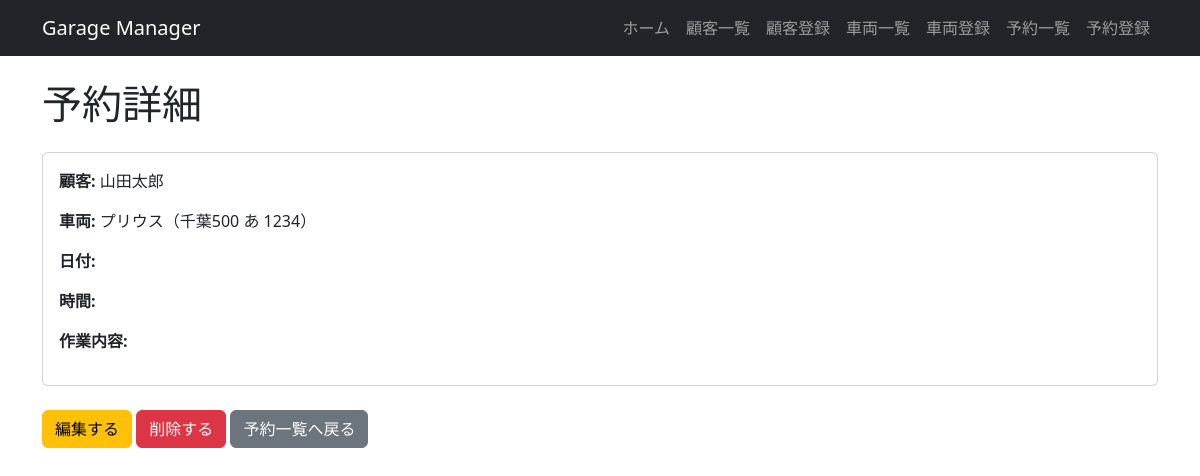
Page /reservations/1/ on the committed database.
### garage/models.py (models this page shows, shortened)
class Reservation(models.Model):
    class Status(models.TextChoices):
        PENDING = "pending", "保留"
        CONFIRMED = "confirmed", "予約確定"
        IN_PROGRESS = "in_progress", "作業中"
        COMPLETED = "completed", "完了"
        CANCELED = "canceled", "キャンセル"
    customer = models.ForeignKey(Customer, on_delete=models.CASCADE)
    vehicle = models.ForeignKey(Vehicle, on_delete=models.CASCADE)
    reserved_at = models.DateTimeField()
    menu = models.CharField(max_length=200, default="未設定")
    notes = models.TextField(blank=True)
    status = models.CharField(
        max_length=20,
        choices=Status.choices,
        default=Status.PENDING,
    )

class Customer(models.Model):
    name = models.CharField('顧客名', max_length=100)
    phone = models.CharField('電話番号', max_length=20)
    email = models.EmailField('メールアドレス', blank=True)
    address = models.CharField('住所', max_length=255, blank=True)
    note = models.TextField('メモ', blank=True, null=True)
    created_at = models.DateTimeField('作成日時', auto_now_add=True)
    updated_at = models.DateTimeField('更新日時', auto_now=True)

class Vehicle(models.Model):
    customer = models.ForeignKey(Customer, on_delete=models.CASCADE,verbose_name='顧客')
    name = models.CharField('車名', max_length=100)
    plate_number = models.CharField('ナンバー', max_length=20)
    created_at = models.DateTimeField('作成日時', auto_now_add=True)
    updated_at = models.DateTimeField('更新日時', auto_now=True)

### garage/views.py (the view)
# urls.py: path('reservations/<int:pk>/', views.reservation_detail, name='reservation_detail'),
def reservation_detail(request, pk):
    reservation = get_object_or_404(Reservation, pk=pk)
    context = {
        'reservation': reservation,
    }
    return render(request, 'garage/reservation_detail.html', context)

### garage/templates/garage/reservation_detail.html (shortened to what this page needs)
{% extends 'base.html' %}
{% block content %}
    <h1 class="mb-4">予約詳細</h1>
    <div class="card mb-4">
        <div class="card-body">
            <p><strong>顧客:</strong> {{ reservation.customer.name }}</p>
            <p><strong>車両:</strong> {{ reservation.vehicle.name }}（{{ reservation.vehicle.plate_number }}）</p>
            <p><strong>日付:</strong> {{ reservation.date }}</p>
            <p><strong>時間:</strong> {{ reservation.time }}</p>
            <p><strong>作業内容:</strong> {{ reservation.description }}</p>
        </div>
    </div>
    <a href="{% url 'reservation_update' reservation.pk %}" class="btn btn-warning">編集する</a>
    <a href="{% url 'reservation_delete' reservation.pk %}" class="btn btn-danger">削除する</a>
    <a href="{% url 'reservation_list' %}" class="btn btn-secondary">予約一覧へ戻る</a>
{% endblock %}

### rows in the picture
Reservation: customer.name "山田太郎", vehicle.name "プリウス", vehicle.plate_number "千葉500 あ 1234"
